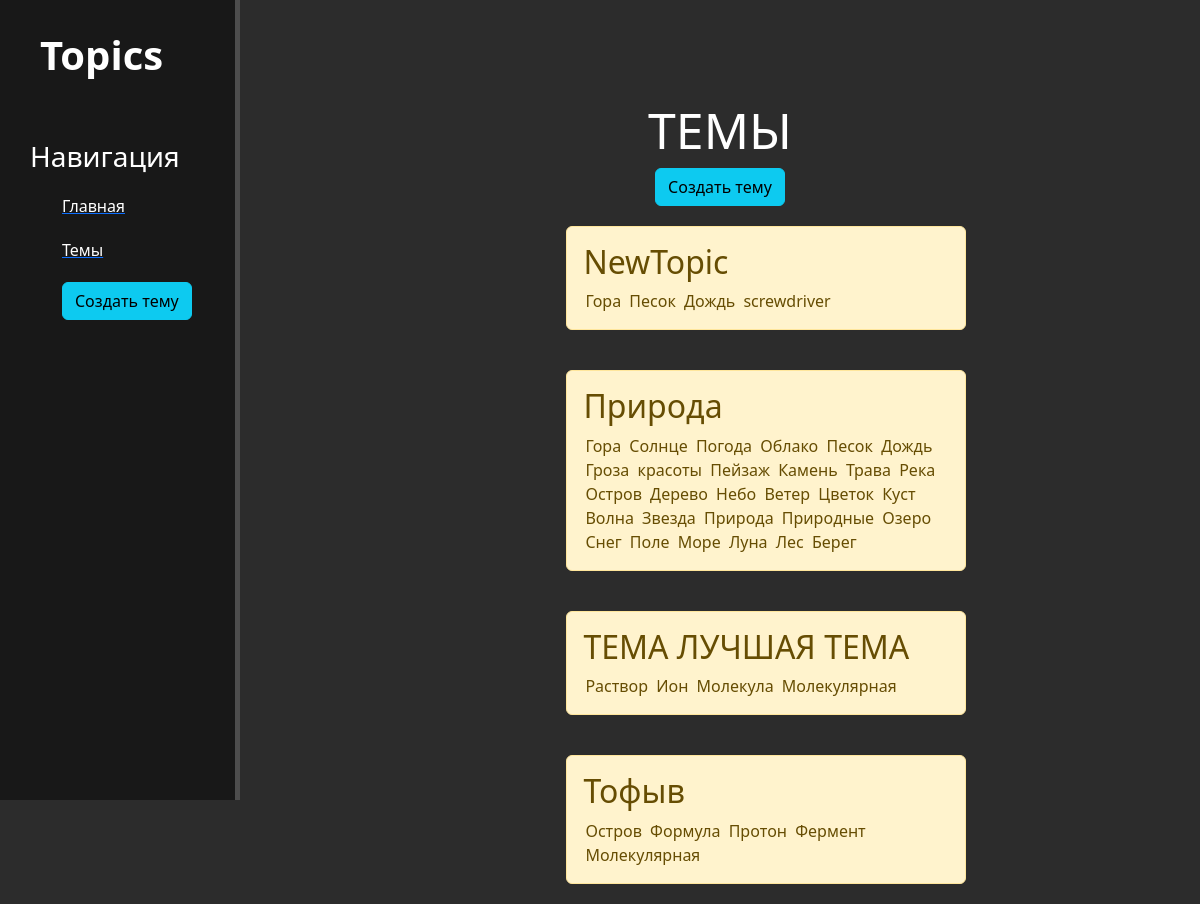
Page /topics/ on the committed database.
### main/models.py (models this page shows, shortened)
class Topic(models.Model):
    topic_title = models.CharField('Тема', max_length=70)
    words = models.ManyToManyField('Word', related_name='topics')
    class Meta:
        verbose_name = 'Тема'
        verbose_name_plural = 'Темы'

class Word(models.Model):
    word = models.CharField('Слово', max_length=255, unique=True)
    def __str__(self):
        return self.word
    class Meta:
        verbose_name = 'Слово'
        verbose_name_plural = 'Слова'

### main/views.py (the view)
# urls.py: path('topics/', views.topics_home, name='topics-home'),
def topics_home(request):
    topics = Topic
    data = {
        'title': 'Темы',
        'topics': topics.objects.all()
    }
    return render(request, 'main/topics_home.html', data)

### main/templates/main/topics_home.html (shortened to what this page needs)
{% extends 'main/layout.html' %}
{% block content %}
    <div class="features">
        <h1>ТЕМЫ</h1>
        <a href="{% url 'create' %}"><button class="btn btn-info">Создать тему</button></a>
        {% if topics %}
            {% for el in topics %}
            <div class="alert alert-warning">
                <h2>{{ el.topic_title }}</h2>
                {% if el.words %}
                    {% for word in el.words.all %}
                        <p class="words">{{ word }}</p>
                    {% endfor %}
                {% else %}
                    <p>Нет слов</p>
                {% endif %}
            </div>
            {% endfor %}
        {% else %}
            <p>Нет записей</p>
        {% endif %}
    </div>
{% endblock %}

### main/templates/main/layout.html (shortened to what this page needs)
{% load static %}
<!DOCTYPE html>
<html lang="en">
<head>
    <link rel="stylesheet" href="https://cdn.jsdelivr.net/npm/bootstrap@5.3.2/dist/css/bootstrap.min.css">
    <link rel="stylesheet" href="{% static 'main/css/main.css' %}">
</head>
<body>
    <aside>
        <span class="logo">Topics</span>
        <h3>Навигация</h3>
        <ul>
            <a href="{% url 'home' %}"><li>Главная</li></a>
            <a href="{% url 'topics-home' %}"><li>Темы</li></a>
            <a href="{% url 'create' %}"><li><button class="btn btn-info">Создать тему</button></li></a>
        </ul>
    </aside>
    <main>
        {% block content %}
        {% endblock %}
    </main>
</body>
</html>

### main/static/main/css/main.css (style rules this page uses)
body { background: #2c2c2c; }
aside { position: fixed; float: left; background: #181818; width: 20%; padding: 2.5%; height: 100vh; color: #fff; border-right: 5px solid #4d4d4d; }
aside .logo { font-size: 40px; margin-left: 10px; font-weight: bold; position: relative; top: -5px; }
aside h3 { margin-top: 50px; font-size: 28px; }
aside ul { list-style: none; }
aside ul li { color: #fff; display: block; margin-top: 20px; transition: transform .3s ease; }
.words { display: inline; padding: 2px; }
main { width: 100%; padding-left: 20%; }
main .features { float: left; color: #ffffff; margin-top: 100px; text-align: center; width: 100%; }
main .features h1 { font-size: 50px; }
main .features p { max-width: 400px; margin: 20px auto; }
.alert-warning { display: inline; float: left; color-interpolation-filters: both; width: 400px; margin: 20px 34%; text-align: left; }

### rows in the picture
Topic: topic_title "NewTopic"
Word: word "Гора"
Word: word "Песок"
Word: word "Дождь"
Word: word "screwdriver"
Topic: topic_title "Природа"
Word: word "Солнце"
Word: word "Погода"
Word: word "Облако"
Word: word "Гроза"
Word: word "красоты"
Word: word "Пейзаж"
Word: word "Камень"
Word: word "Трава"
Word: word "Река"
Word: word "Остров"
Word: word "Дерево"
Word: word "Небо"
Word: word "Ветер"
Word: word "Цветок"
Word: word "Куст"
Word: word "Волна"
Word: word "Звезда"
Word: word "Природа"
Word: word "Природные"
Word: word "Озеро"
Word: word "Снег"
Word: word "Поле"
Word: word "Море"
Word: word "Луна"
Word: word "Лес"
Word: word "Берег"
Topic: topic_title "ТЕМА ЛУЧШАЯ ТЕМА"
Word: word "Раствор"
Word: word "Ион"
Word: word "Молекула"
Word: word "Молекулярная"
Topic: topic_title "Тофыв"
Word: word "Формула"
Word: word "Протон"
Word: word "Фермент"
